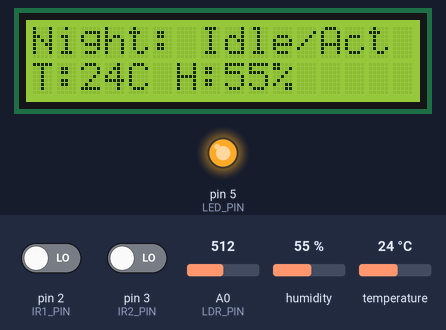
Bench run of a sketch on a simulated Arduino Uno, built with avr-gcc and run on an emulated ATmega328P. On the bench: 16×2 character LCD, output pins drawn as LEDs (lit = HIGH). The inputs (shaded band) are chosen by the test bench; at power-on: A0 (LDR_PIN) = 512, humidity 55 %, temperature 24 °C, pin 2 (IR1_PIN) LOW, pin 3 (IR2_PIN) LOW.

Above: at 3.2 s.
3.3 s: A0 (LDR_PIN) set to 592
8.9 s: A0 (LDR_PIN) set to 618
At 9.6 s:
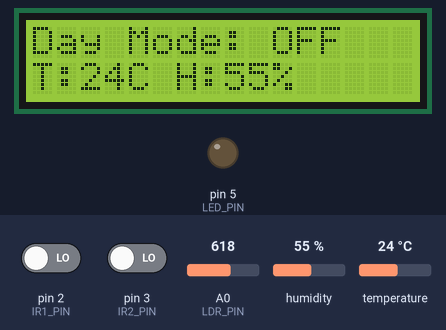
10.4 s: humidity set to 22 %
At 12.7 s:
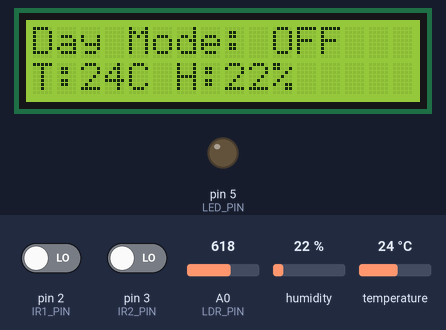
13.0 s: temperature set to 12 °C
At 14.7 s:
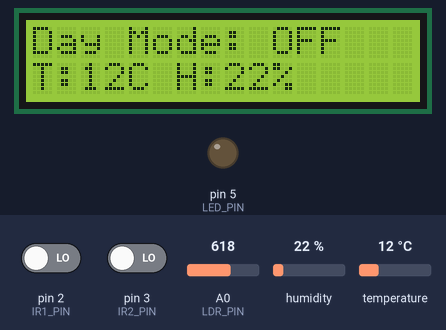
15.0 s: A0 (LDR_PIN) set to 590
At 15.8 s:
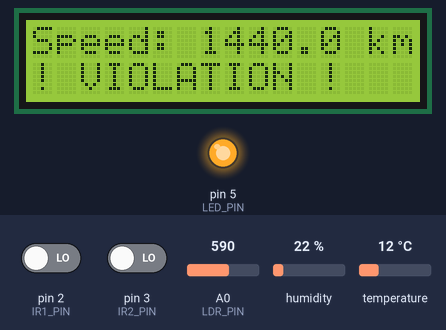
16.5 s: humidity set to 40 %
At 18.9 s:
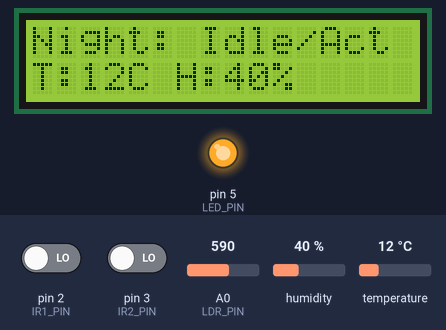
Timing chart, 0 to 20.4 s (numbered marks = the images above; inputs shaded):
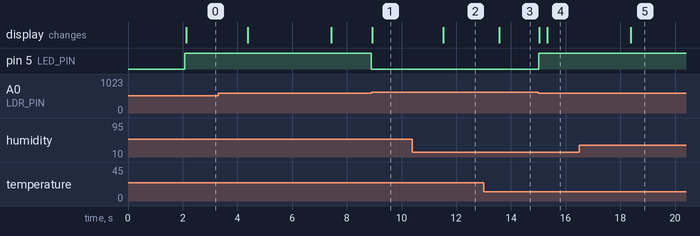

Measured:
- the behaviour switches between 599 and 600 on A0 (LDR_PIN) (found by bisection; images 0 and 1)
- after the input at 8.9 s, pin 5 (LED_PIN): HIGH → LOW at once; the display: changes at once (image 1)
- after the input at 10.4 s, the display: changes after 1.1 s (image 2)
- after the input at 13.0 s, the display: changes after 0.57 s (image 3)
- after the input at 15.0 s, pin 5 (LED_PIN): LOW → HIGH at once; the display: first changes at once (image 4 shows a later state)
- after the input at 16.5 s, the display: changes after 1.9 s (image 5)

The sketch:

ldries.ino
```cpp
// 1. Microcontroller (Arduino Uno/Nano)

// Provides the logic and power distribution.

// 2. LDR (Light Sensor) - Day/Night Detection

// VCC: Connect to 5V.

// GND: Connect to GND through a 10kΩ resistor.

// Signal: Connect the junction between the LDR and the 10kΩ resistor to A0.

// 3. IR Sensors (Motion & Speed)

// IR 1 (Start Timer): VCC to 5V, GND to GND, OUT to Digital Pin 2.

// IR 2 (Stop Timer): VCC to 5V, GND to GND, OUT to Digital Pin 3.

// Note: Place them exactly 40 cm apart.

// 4. DHT11 (Temperature & Humidity)

// VCC: to 5V.

// GND: to GND.

// DATA: to Digital Pin 4.

// 5. LED Array (Street Light)

// Positive (Anode): Connect to Digital Pin 5 (PWM pin) via a 220Ω resistor.

// Negative (Cathode): Connect to GND.

// 6. 16x2 I2C LCD Display

// VCC: to 5V.

// GND: to GND.

// SDA: to A4 (or dedicated SDA pin).

// SCL: to A5 (or dedicated SCL pin).
#include <Wire.h>
#include <LiquidCrystal_I2C.h>
#include <DHT.h>

// --- Pin Definitions ---
#define LDR_PIN A0
#define IR1_PIN 2
#define IR2_PIN 3
#define DHT_PIN 4
#define LED_PIN 5

// --- Constants & Thresholds ---
#define DHTTYPE DHT11
const int SPEED_LIMIT_KMH = 30; // Set your speed violation limit
const float DISTANCE_METERS = 0.40; // 40 cm distance between IR sensors
const int DARK_THRESHOLD = 600; // Adjust based on your LDR testing

// --- Objects & Variables ---
DHT dht(DHT_PIN, DHTTYPE);
LiquidCrystal_I2C lcd(0x27, 16, 2); // 0x27 is the most common I2C address

unsigned long lastMotionTime = 0;
unsigned long time1 = 0;
unsigned long time2 = 0;
unsigned long lastDisplayUpdate = 0;
bool trackingVehicle = false;

void setup() {
  pinMode(IR1_PIN, INPUT);
  pinMode(IR2_PIN, INPUT);
  pinMode(LED_PIN, OUTPUT);

  dht.begin();
  lcd.init();
  lcd.backlight();
  lcd.setCursor(0, 0);
  lcd.print("System Starting");
  delay(2000);
  lcd.clear();
}

void loop() {
  int ldrValue = analogRead(LDR_PIN);
  bool isNight = (ldrValue < DARK_THRESHOLD); // Check if it's dark

  // Most IR sensors output LOW (0) when an object is detected
  bool ir1Triggered = (digitalRead(IR1_PIN) == LOW);
  bool ir2Triggered = (digitalRead(IR2_PIN) == LOW);

  // --- 1. DAYTIME MODE ---
  if (!isNight) {
    analogWrite(LED_PIN, 0); // LEDs OFF
    updateEnvironmentDisplay("Day Mode: OFF  ");
    trackingVehicle = false;
  }

  // --- 2. NIGHTTIME MODE ---
  else {
    unsigned long currentTime = millis();

    // Motion Detection & Speed Tracking Logic
    if (ir1Triggered && !trackingVehicle) {
      time1 = millis();
      lastMotionTime = time1; // Reset dimming timer
      trackingVehicle = true;
    }
    else if (ir1Triggered) {
       lastMotionTime = millis(); // Keep timer fresh if someone is standing there
    }

    if (ir2Triggered && trackingVehicle) {
      time2 = millis();
      lastMotionTime = time2; // Reset dimming timer
      trackingVehicle = false; // End tracking

      // Calculate Speed
      float timeTakenSec = (time2 - time1) / 1000.0;
      if (timeTakenSec > 0) {
        float speedMPS = DISTANCE_METERS / timeTakenSec;
        float speedKMH = speedMPS * 3.6;

        // Display Speed & Violation
        lcd.clear();
        lcd.setCursor(0, 0);
        lcd.print("Speed: ");
        lcd.print(speedKMH, 1);
        lcd.print(" km/h");

        if (speedKMH > SPEED_LIMIT_KMH) {
          lcd.setCursor(0, 1);
          lcd.print("! VIOLATION !");
        }
        delay(3000); // Hold alert on screen for 3 seconds
        lcd.clear();
      }
    } else if (ir2Triggered) {
       lastMotionTime = millis(); // Reset dimming timer if IR2 is triggered alone
    }

    // --- 3. ADAPTIVE DIMMING LOGIC ---
    unsigned long timeSinceLastMotion = millis() - lastMotionTime;

    if (timeSinceLastMotion < 5000) {
      // 0 to 5 seconds: 100% Brightness
      analogWrite(LED_PIN, 255);
    }
    else if (timeSinceLastMotion < 10000) {
      // 5 to 10 seconds: 50% Brightness
      analogWrite(LED_PIN, 127);
    }
    else {
      // > 10 seconds: 25% Brightness (Idle)
      analogWrite(LED_PIN, 64);
    }

    // Update normal display if no speed alert is currently dominating the screen
    if (millis() - lastDisplayUpdate > 2000 && !trackingVehicle) {
      updateEnvironmentDisplay("Night: Idle/Act");
      lastDisplayUpdate = millis();
    }
  }
}

// --- Helper Function: Update LCD with DHT Data ---
void updateEnvironmentDisplay(String statusText) {
  float temp = dht.readTemperature();
  float hum = dht.readHumidity();

  // Check if any reads failed
  if (isnan(temp) || isnan(hum)) {
    lcd.setCursor(0, 0);
    lcd.print(statusText);
    lcd.setCursor(0, 1);
    lcd.print("DHT Sensor Error");
    return;
  }

  lcd.setCursor(0, 0);
  lcd.print(statusText);
  lcd.setCursor(0, 1);
  lcd.print("T:"); lcd.print((int)temp); lcd.print("C ");
  lcd.print("H:"); lcd.print((int)hum); lcd.print("%  ");
}
```
